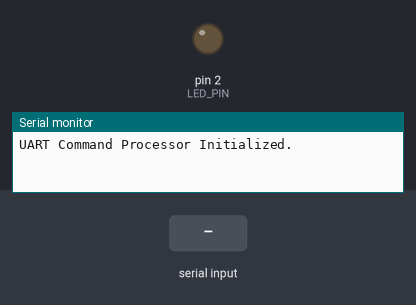
The sketch below on a simulated Arduino Uno, built with avr-gcc and run on an emulated ATmega328P. Parts: output pins drawn as LEDs (lit = HIGH), the last lines printed to the serial monitor. The inputs (shaded band) are chosen by the test bench.

Above: at 1.2 s.
1.3 s: "LED ON\n" received over Serial
At 1.8 s:
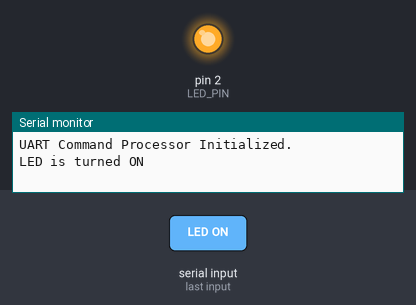
4.3 s: "LED OFF\n" received over Serial
At 5.4 s:
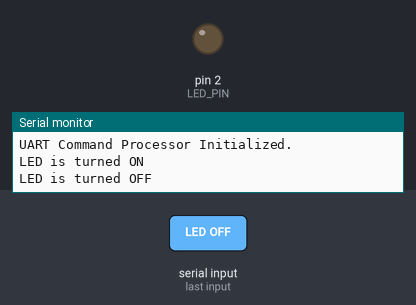
Timing chart, 0 to 7.3 s (numbered marks = the images above; inputs shaded):
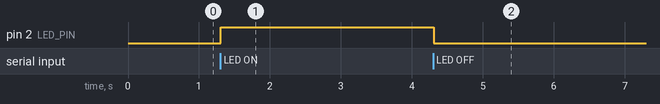

The sketch:

lab10.ino
```cpp
// Develop a program to setup a UART protocol and pass a string through the protocol.

#define LED_PIN 2 // GPIO2 for ESP32, use 13 for Arduino Uno
String inputString = "";  // To store incoming serial data
bool stringComplete = false;

void setup() {
	pinMode(LED_PIN, OUTPUT);
	Serial.begin(9600);
	Serial.println("UART Command Processor Initialized.");
	inputString.reserve(200);  // Optional: reserve memory for speed
}

void loop() {
	// When a complete command is received
	if (stringComplete) {
		processCommand(inputString);
		inputString = "";
		stringComplete = false;
	}
}

// Serial event triggered by new data
void serialEvent() {
	while (Serial.available()) {
		char inChar = (char)Serial.read();
		inputString += inChar;

		// Check for end of line
		if (inChar == '\n') {
			stringComplete = true;
		}
	}
}

void processCommand(String command) {
	command.trim();  // Remove newline or extra whitespace

	if (command.equalsIgnoreCase("LED ON")) {
		digitalWrite(LED_PIN, HIGH);
		Serial.println("LED is turned ON");
	} else if (command.equalsIgnoreCase("LED OFF")) {
		digitalWrite(LED_PIN, LOW);
		Serial.println("LED is turned OFF");
	} else if (command.equalsIgnoreCase("STATUS")) {
		int state = digitalRead(LED_PIN);

		if (state == HIGH) {
			Serial.println("LED STATUS: ON");
		} else {
			Serial.println("LED STATUS: OFF");
		}
	} else {
		Serial.print("Unknown Command: ");
		Serial.println(command);
	}
}
```

Measured:
- after the input at 1.3 s, pin 2 (LED_PIN): LOW → HIGH at once
- after the input at 4.3 s, pin 2 (LED_PIN): HIGH → LOW at once
